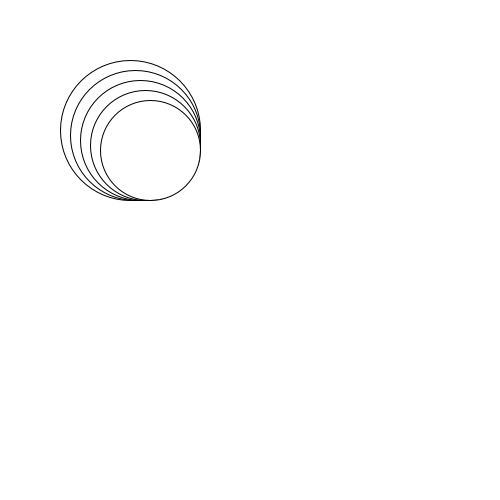
Frame 1 (no input)
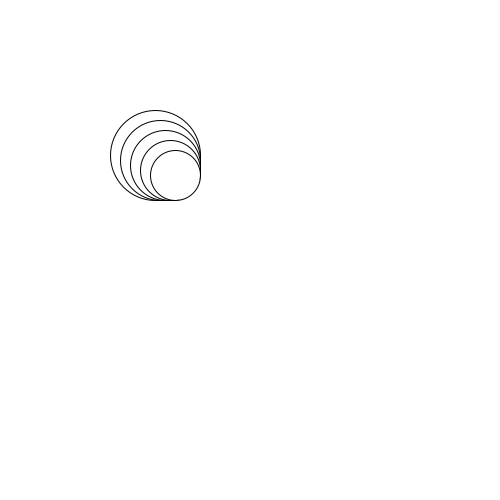
Frame 2 (the mouse pressed at the canvas centre, redrawn once)

The Processing sketch that drew these frames (run headless with seeded random() and noise(); the mouse was pressed at the canvas centre and the sketch redrawn once):

// Processing sketch: ho9_opdr_9_6
// ── ho9_opdr_9_6.pde
int sizeC = 150;


void setup(){
  size(500,500);  
  
}


void draw(){
  background(255,255,255);
  noLoop();
  for(int i = 0; i<5; i++){
  sizeC-=10;
  ellipse(200-sizeC/2,200-sizeC/2,sizeC,sizeC);
  }
}
